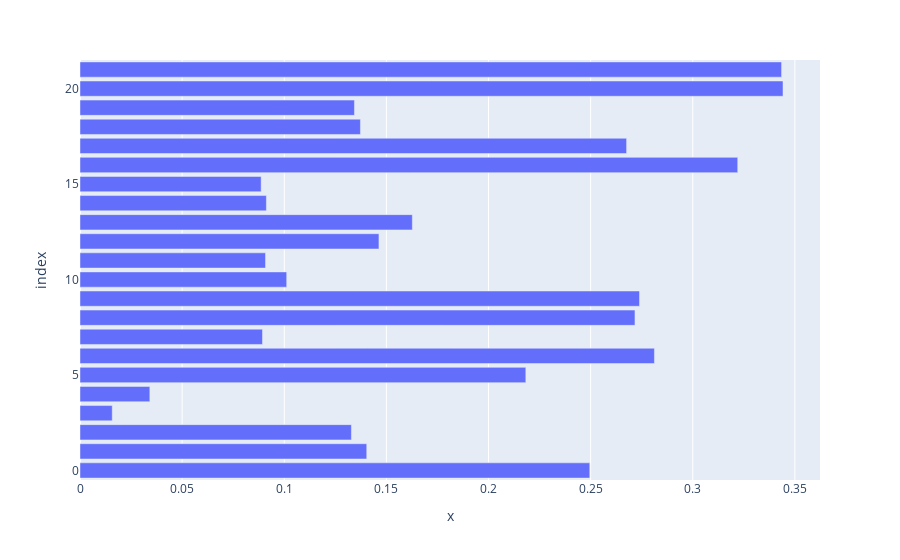

Here is the notebook cell this chart was saved with:
### Code cell
import plotly.express as px
px.bar(np.arange(X.shape[1]), mean_abs_diff)

### Figure 1 — Plotly figure (JSON) as saved in the notebook; plotly's stock layout.template omitted (floating-point values rounded to 4 significant figures)
{"data": [{"alignmentgroup": "True", "hovertemplate": "x=%{x}<br>index=%{y}<extra></extra>", "legendgroup": "", "marker": {"color": "#636efa", "pattern": {"shape": ""}}, "name": "", "offsetgroup": "", "orientation": "h", "showlegend": false, "textposition": "auto", "type": "bar", "x": [0.2496, 0.1404, 0.1329, 0.01578, 0.03419, 0.2183, 0.2812, 0.08934, 0.2717, 0.2739, 0.1012, 0.09083, 0.1464, 0.1627, 0.09125, 0.08869, 0.322, 0.2676, 0.1373, 0.1344, 0.3442, 0.3435], "xaxis": "x", "y": [0, 1, 2, 3, 4, 5, 6, 7, 8, 9, 10, 11, 12, 13, 14, 15, 16, 17, 18, 19, 20, 21], "yaxis": "y"}], "layout": {"barmode": "relative", "legend": {"tracegroupgap": 0}, "margin": {"t": 60}, "xaxis": {"anchor": "y", "domain": [0, 1], "title": {"text": "x"}}, "yaxis": {"anchor": "x", "domain": [0, 1], "title": {"text": "index"}}}}
